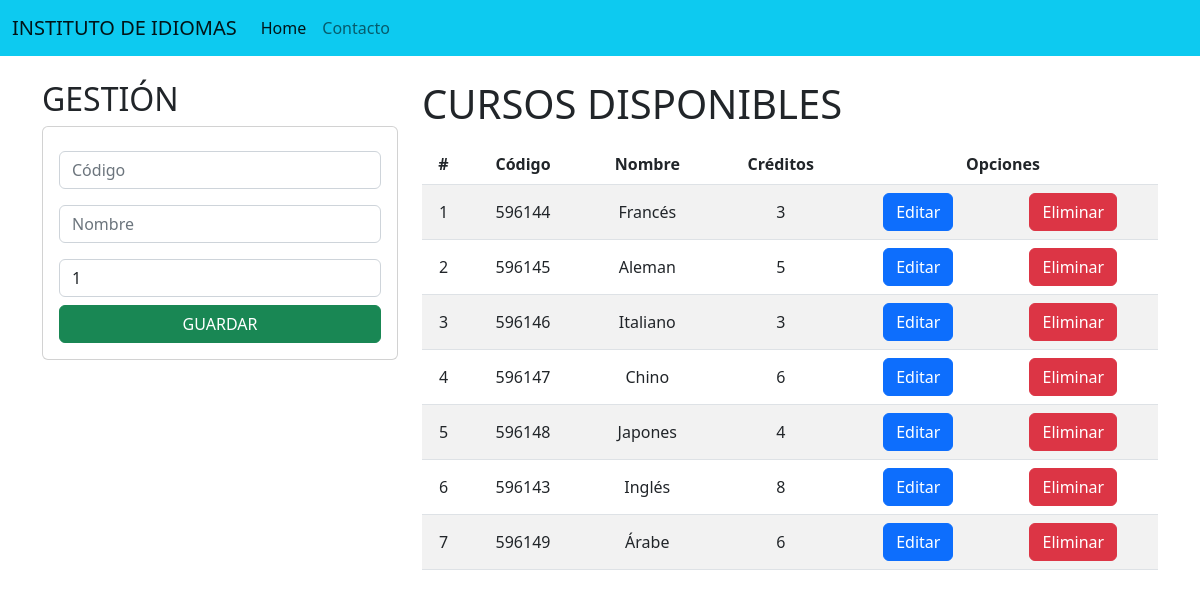
The page / on the database its author committed.
### Aplicaciones/Academico/models.py (models this page shows, shortened)
class Curso(models.Model):
    codigo=models.CharField(primary_key=True,max_length=6)
    nombre=models.CharField(max_length=50)
    creditos=models.PositiveSmallIntegerField()

### Aplicaciones/Academico/views.py (the view)
# urls.py: path('', views.home),
def home(request):
    cursos_listados=Curso.objects.all() #nos retorna el listado de todos los cursos
    return render(request,"gestionCursos.html", {"cursos":cursos_listados})

### Aplicaciones/Academico/templates/gestionCursos.html (shortened to what this page needs)
{% extends "./base.html" %}
{% block body %}
<div class="row">
    <div class="col-sm-12 col-md-6 col-lg-4 col-xl-4">
        <h2>GESTIÓN</h2>
        <div class="card">
            <div class="card-body">
                <form action="/registrarCurso/" method="POST">{% csrf_token %}
                    <div class="form-group py-2">
                        <input type="text" id="txtCodigo" name="txtCodigo" class="form-control" placeholder="Código" minlength="6" maxlength="6" required>
                    </div>
                    <div class="form-group py-2">
                        <input type="text" id="txtNombre" name="txtNombre" class="form-control" placeholder="Nombre" maxlength="50" required>
                    </div>
                    <div class="form-group py-2">
                        <input type="text" id="numCreditos" name="numCreditos" class="form-control" min="1" max="9" value="1" required>
                    </div>
                    <div class="d-grid gap-2">
                        <button type="submit" class="btn btn-success btn-primary text-white">GUARDAR</button>
                    </div>
                </form>
            </div>
        </div>
    </div>
    <div class="col-sm-12 col-md-6 col-lg-8 col-xl-8">
        <h1>CURSOS DISPONIBLES</h1>
        <div class="table-responsive py-2">
            <table class="table table-striped">
                <thead>
                    <tr>
                        <th>#</th>
                        <th>Código</th>
                        <th>Nombre</th>
                        <th>Créditos</th>
                        <th colspan="2">Opciones</th>
                    </tr>
                </thead>
                <tbody>
                    {% for c in cursos %}
                    <tr>
                        <td>{{forloop.counter}}</td>
                        <td>{{c.codigo}}</td>
                        <td>{{c.nombre}}</td>
                        <td>{{c.creditos}}</td>
                        <td><a href="edicionCurso/{{c.codigo}}" class="btn btn-primary">Editar</a></td>
                        <td><a href="eliminacionCurso/{{c.codigo}}" class="btn btn-danger btnEliminacion">Eliminar</a></td>
                    </tr>
                    {% endfor %}
                </tbody>
            </table>
        </div>
    </div>
</div>
{% endblock %}

### Aplicaciones/Academico/templates/base.html (shortened to what this page needs)
<!DOCTYPE html>
<html lang="en">
<head>
    {% load static %}
    <link href="https://cdn.jsdelivr.net/npm/bootstrap@5.2.0-beta1/dist/css/bootstrap.min.css" rel="stylesheet"
>
    <link rel="stylesheet" href="{% static 'css/gestionCursos.css' %}">
</head>
<body>
    <nav class="navbar navbar-expand-lg bg-info">
        <div class="container-fluid">
          <a class="navbar-brand" href="#">INSTITUTO DE IDIOMAS</a>
          <div class="collapse navbar-collapse" id="navbarNav">
            <ul class="navbar-nav">
              <li class="nav-item">
                <a class="nav-link active" aria-current="page" href="#">Home</a>
              </li>
              <li class="nav-item">
                <a class="nav-link" href="#">Contacto</a>
              </li>
            </ul>
          </div>
        </div>
      </nav>
    <div class="container py-4">
        {% block body %}{% endblock %}
    </div>
</body>
</html>

### Aplicaciones/Academico/static/css/gestionCursos.css (style rules this page uses)
th, td { text-align: center; vertical-align: middle; }

### rows shown on the page
Curso: codigo "596144", nombre "Francés", creditos "3"
Curso: codigo "596145", nombre "Aleman", creditos "5"
Curso: codigo "596146", nombre "Italiano", creditos "3"
Curso: codigo "596147", nombre "Chino", creditos "6"
Curso: codigo "596148", nombre "Japones", creditos "4"
Curso: codigo "596143", nombre "Inglés", creditos "8"
Curso: codigo "596149", nombre "Árabe", creditos "6"
